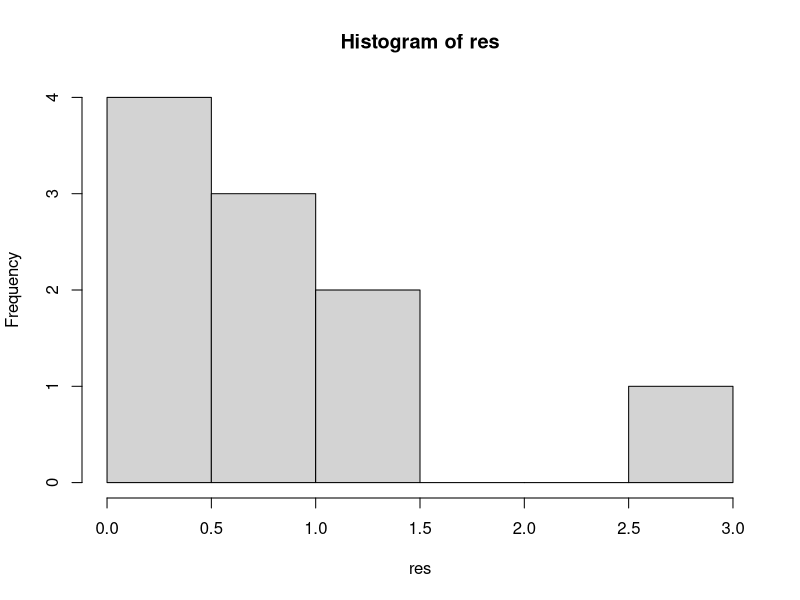
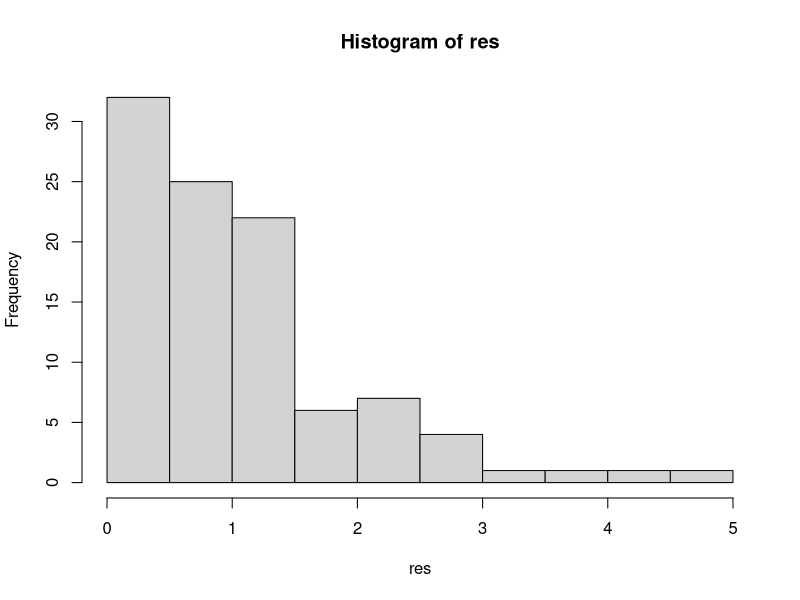
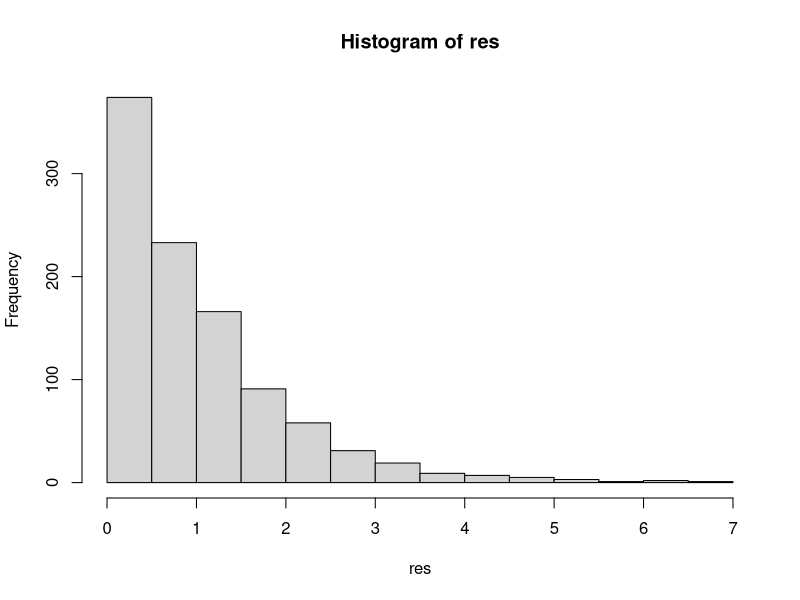
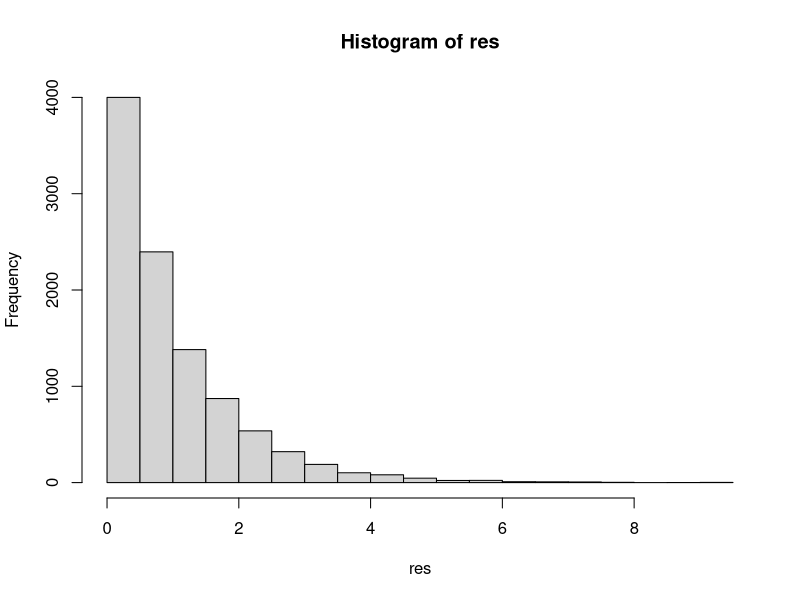

Write the R code that produced these figures, in order.
# soal 5

lambda = 3

# a
res = dexp(lambda)
res

# b
set.seed(1)
n = 10
res = rexp(n)
hist(res)

n = 100
res = rexp(n)
hist(res)

n = 1000
res = rexp(n)
hist(res)

n = 10000
res = rexp(n)
hist(res)

# c
mean = lambda 
var = lambda ** 2
mean
var